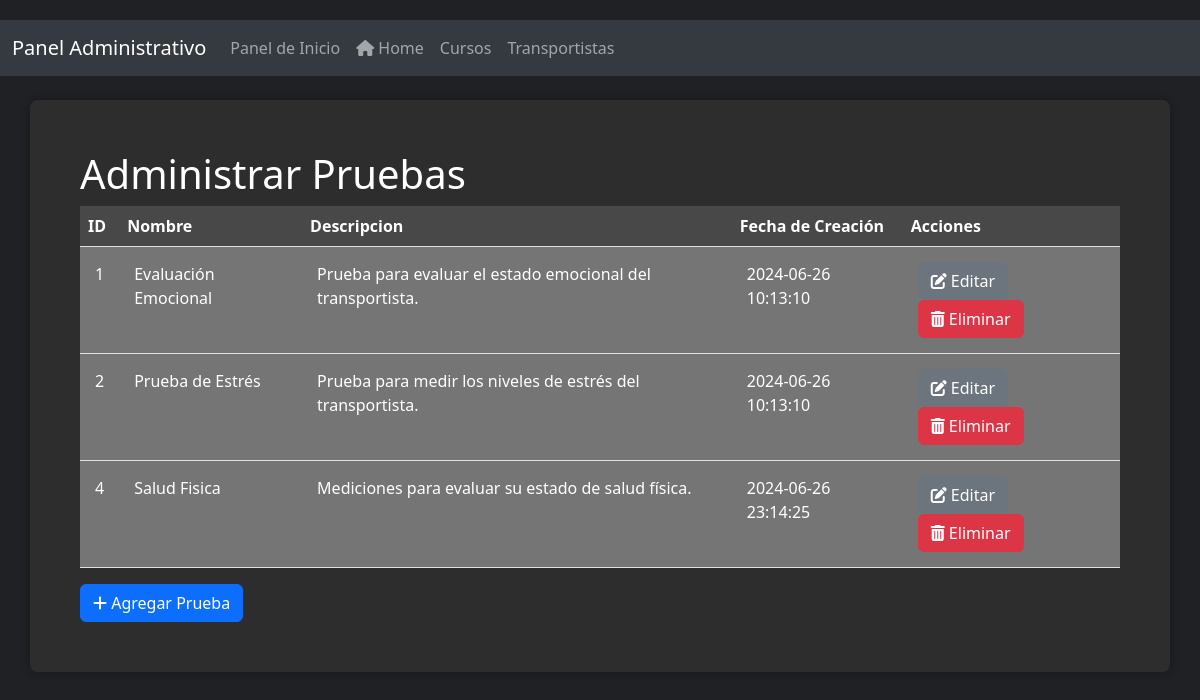
Page /admin/admin_pruebas.php (signed in) on the committed database.
### tables this page shows
CREATE TABLE `pruebas`  (
  `ID` int(11) NOT NULL AUTO_INCREMENT,
  `Nombre` varchar(255) NOT NULL,
  `Descripcion` text NULL,
  `FechaCreacion` timestamp NOT NULL DEFAULT CURRENT_TIMESTAMP,
  PRIMARY KEY (`ID`) USING BTREE
);

### admin/admin_pruebas.php (the view, shortened to what this page needs)
<?php
require_once '../Conexion/conectar.php';
$sql = "SELECT * FROM pruebas";
$result = $cn->query($sql);
?>
<!DOCTYPE html>
<html lang="en">
<head>
    <link href="https://cdnjs.cloudflare.com/ajax/libs/font-awesome/6.0.0-beta3/css/all.min.css" rel="stylesheet">
    <link href="https://cdn.jsdelivr.net/npm/bootstrap@5.3.0/dist/css/bootstrap.min.css" rel="stylesheet">
</head>
<body>
    <nav class="navbar navbar-expand-lg navbar-dark">
        <div class="container-fluid">
            <a class="navbar-brand" href="#">Panel Administrativo</a>
            <div class="collapse navbar-collapse" id="navbarNav">
                <ul class="navbar-nav">
                    <li class="nav-item">
                        <a class="nav-link" href="../admin.php">Panel de Inicio</a>
                    </li>
                    <li class="nav-item">
                        <a class="nav-link" href="../home.php"><i class="fas fa-home"></i> Home</a>
                    </li>
                    <li class="nav-item">
                        <a class="nav-link" href="admin_cursos.php">Cursos</a>
                    <li class="nav-item">
                        <a class="nav-link" href="admin_transportistas.php">Transportistas</a>
                    </li>
                </ul>
            </div>
        </div>
    </nav>
    <br>
    <div class="container">
        <h1>Administrar Pruebas</h1>
        <table class="table">
            <thead>
                <tr>
                    <th>ID</th>
                    <th>Nombre</th>
                    <th>Descripcion</th>
                    <th>Fecha de Creación</th>
                    <th>Acciones</th>
                </tr>
            </thead>
            <tbody>
                <?php while ($row = $result->fetch_assoc()) : ?>
                    <tr>
                        <td><?php echo $row['ID']; ?></td>
                        <td><?php echo $row['Nombre']; ?></td>
                        <td><?php echo $row['Descripcion']; ?></td>
                        <td><?php echo $row['FechaCreacion']; ?></td>
                        <td>
                            <a href="edit_prueba.php?id=<?php echo $row['ID']; ?>" class="btn btn-secondary"><i class="fas fa-edit"></i> Editar</a>
                            <button class="btn btn-danger" onclick="confirmDelete(<?php echo $row['ID']; ?>)"><i class="fas fa-trash-alt"></i> Eliminar</button>
                        </td>
                    </tr>
                <?php endwhile; ?>
            </tbody>
        </table>
        <a href="create_prueba.php" class="btn btn-primary"><i class="fas fa-plus"></i> Agregar Prueba</a>
    </div>
</body>
</html>

### admin/admin_pruebas.php (style rules this page uses)
body { background-color: #202124; color: #ffffff; padding-top: 20px; padding-bottom: 20px; }
.navbar { background-color: #343a40 !important; }
.container { background-color: #2d2d2d; border-radius: 8px; padding: 50px; box-shadow: 0px 0px 10px rgba(0, 0, 0, 0.3); }
.table { background-color: #373737; color: #ffffff; }
.table th { background-color: #484848; color: #ffffff; }
.table td { padding: 15px; background-color: #757575; color: #ffffff; }
.table thead { background-color: #343a40; }

### rows in the picture
pruebas: ID "1", Nombre "Evaluación Emocional", Descripcion "Prueba para evaluar el estado emocional del transportista.", FechaCreacion "2024-06-26 10:13:10"
pruebas: ID "2", Nombre "Prueba de Estrés", Descripcion "Prueba para medir los niveles de estrés del transportista.", FechaCreacion "2024-06-26 10:13:10"
pruebas: ID "4", Nombre "Salud Fisica", Descripcion "Mediciones para evaluar su estado de salud física.", FechaCreacion "2024-06-26 23:14:25"
